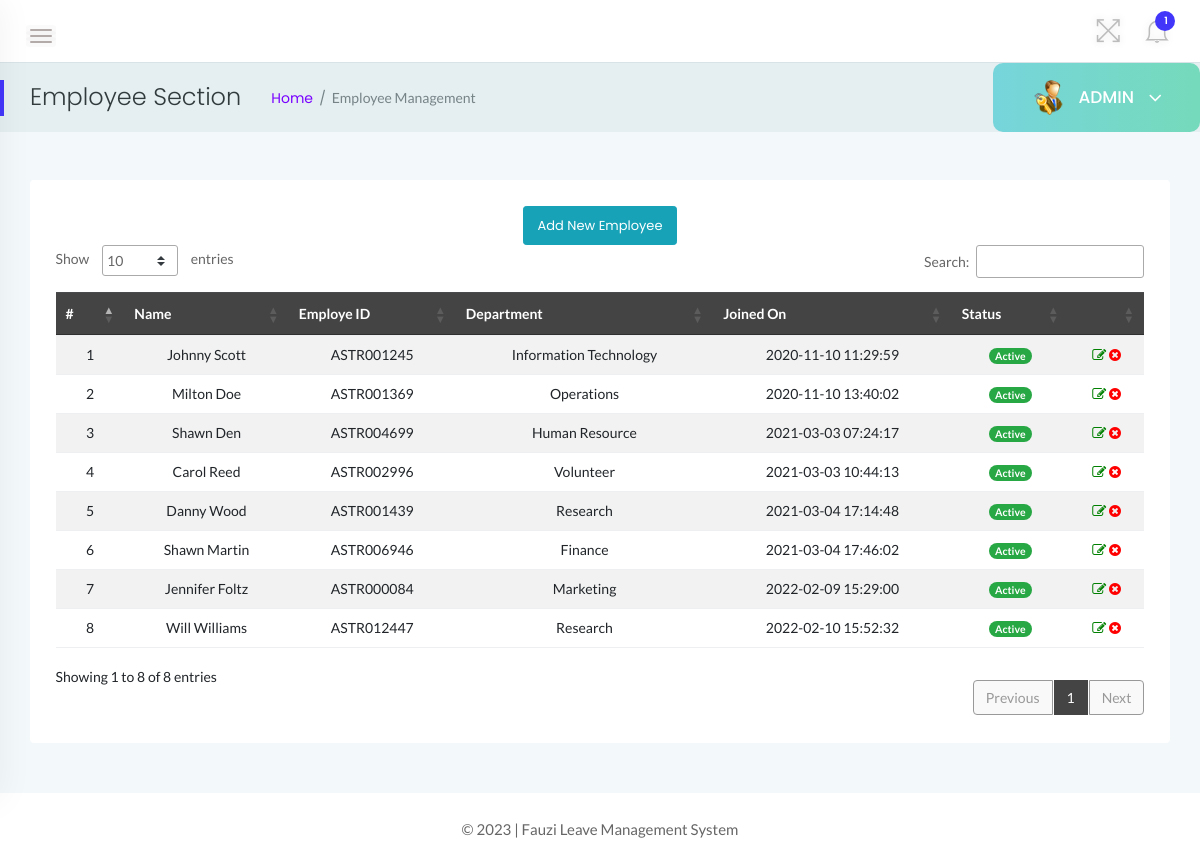
The app's page /admin/employees.php (signed in), older data.
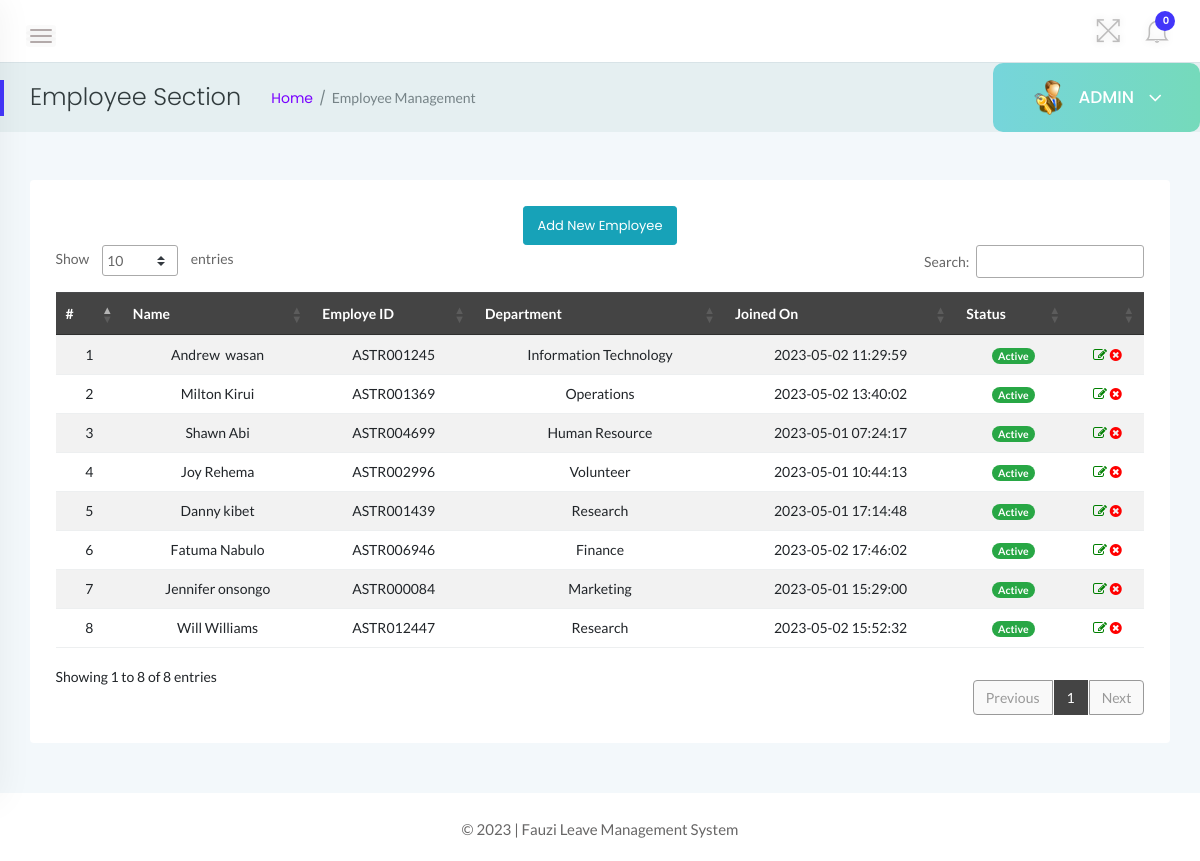
The same page, newer data.
### tables this page shows
CREATE TABLE `tblemployees` (
  `id` int(11) NOT NULL,
  `EmpId` varchar(100) NOT NULL,
  `FirstName` varchar(150) NOT NULL,
  `LastName` varchar(150) NOT NULL,
  `EmailId` varchar(200) NOT NULL,
  `Password` varchar(180) NOT NULL,
  `Gender` varchar(100) NOT NULL,
  `Dob` varchar(100) NOT NULL,
  `Department` varchar(255) NOT NULL,
  `Address` varchar(255) NOT NULL,
  `City` varchar(200) NOT NULL,
  `Country` varchar(150) NOT NULL,
  `Phonenumber` char(11) NOT NULL,
  `Status` int(1) NOT NULL,
  `RegDate` timestamp NOT NULL DEFAULT current_timestamp()
);

### admin/employees.php (the view, shortened to what this page needs)
<?php
    include('../includes/dbconn.php');
    if(strlen($_SESSION['alogin'])==0){
    header('location:index.php');
    } else {
 ?>
<!doctype html>
<html class="no-js" lang="en">
<head>
    <link rel="stylesheet" href="../assets/css/bootstrap.min.css">
    <link rel="stylesheet" href="../assets/css/font-awesome.min.css">
    <link rel="stylesheet" href="../assets/css/themify-icons.css">
    <link rel="stylesheet" href="../assets/css/metisMenu.css">
    <link rel="stylesheet" href="../assets/css/owl.carousel.min.css">
    <link rel="stylesheet" href="../assets/css/slicknav.min.css">
    <link rel="stylesheet" href="https://www.amcharts.com/lib/3/plugins/export/export.css" type="text/css" media="all" />
    <link rel="stylesheet" type="text/css" href="https://cdn.datatables.net/1.10.19/css/jquery.dataTables.css">
    <link rel="stylesheet" type="text/css" href="https://cdn.datatables.net/1.10.18/css/dataTables.bootstrap4.min.css">
    <link rel="stylesheet" type="text/css" href="https://cdn.datatables.net/responsive/2.2.3/css/responsive.bootstrap.min.css">
    <link rel="stylesheet" type="text/css" href="https://cdn.datatables.net/responsive/2.2.3/css/responsive.jqueryui.min.css">
    <link rel="stylesheet" href="../assets/css/typography.css">
    <link rel="stylesheet" href="../assets/css/default-css.css">
    <link rel="stylesheet" href="../assets/css/styles.css">
    <link rel="stylesheet" href="../assets/css/responsive.css">
</head>
<body>
    <div class="page-container">
        <div class="main-content">
            <div class="header-area">
                <div class="row align-items-center">
                    <div class="col-md-6 col-sm-8 clearfix">
                        <div class="nav-btn pull-left">
                            <span></span>
                            <span></span>
                            <span></span>
                        </div>
                    </div>
                    <div class="col-md-6 col-sm-4 clearfix">
                        <ul class="notification-area pull-right">
                            <li id="full-view"><i class="ti-fullscreen"></i></li>
                            <?php include '../includes/admin-notification.php'?>
                        </ul>
                    </div>
                </div>
            </div>
            <div class="page-title-area">
                <div class="row align-items-center">
                    <div class="col-sm-6">
                        <div class="breadcrumbs-area clearfix">
                            <h4 class="page-title pull-left">Employee Section</h4>
                            <ul class="breadcrumbs pull-left">
                                <li><a href="dashboard.php">Home</a></li>
                                <li><span>Employee Management</span></li>
                            </ul>
                        </div>
                    </div>
                    <div class="col-sm-6 clearfix">
                        <div class="user-profile pull-right">
                            <img class="avatar user-thumb" src="../assets/images/admin.png" alt="avatar">
                            <h4 class="user-name dropdown-toggle" data-toggle="dropdown">ADMIN <i class="fa fa-angle-down"></i></h4>
                        </div>
                    </div>
                </div>
            </div>
            <div class="main-content-inner">
                <div class="row">
                    <div class="col-12 mt-5">
                        <div class="card">
                            <div class="card-body">
                                <div class="data-tables datatable-dark">
                                <center><a href="add-employee.php" class="btn btn-sm btn-info">Add New Employee</a></center>
                                    <table id="dataTable3" class="table table-hover table-striped text-center">
                                        <thead class="text-capitalize">
                                            <tr>
                                                <th>#</th>
                                                <th>Name</th>
                                                <th>Employe ID</th>
                                                <th>Department</th>
                                                <th>Joined On</th>
                                                <th>Status</th>
                                                <th></th>
                                            </tr>
                                        </thead>
                                        <tbody>
                                    <?php
                                    $sql = "SELECT EmpId,FirstName,LastName,Department,Status,RegDate,id from  tblemployees";
                                    $query = $dbh -> prepare($sql);
                                    $query->execute();
                                    $results=$query->fetchAll(PDO::FETCH_OBJ);
                                    $cnt=1;
                                    if($query->rowCount() > 0)
                                    {
                                    foreach($results as $result)
                                    {               ?>
                                        <tr>
                                            <td> <?php echo htmlentities($cnt);?></td>
                                            <td><?php echo htmlentities($result->FirstName);?>&nbsp;<?php echo htmlentities($result->LastName);?></td>
                                            <td><?php echo htmlentities($result->EmpId);?></td>
                                            <td><?php echo htmlentities($result->Department);?></td>
                                             <td><?php echo htmlentities($result->RegDate);?></td>
                                             <td><?php $stats=$result->Status;
                                            if($stats){
                                             ?>
                                                 <span class="badge badge-pill badge-success">Active</span>
                                                 <?php } else { ?>
                                                 <span class="badge badge-pill badge-danger">Inactive</span>
                                                 <?php } ?>
                                             </td>
                                            <td><a href="update-employee.php?empid=<?php echo htmlentities($result->id);?>"><i class="fa fa-edit" style="color:green"></i></a>
                                        <?php if($result->Status==1)
                                        {?>
                                        <a href="employees.php?inid=<?php echo htmlentities($result->id);?>" onclick="return confirm('Are you sure you want to inactive this employee?');"" > <i class="fa fa-times-circle" style="color:red" title="Inactive"></i>
                                        <?php } else {?>
                                            <a href="employees.php?id=<?php echo htmlentities($result->id);?>" onclick="return confirm('Are you sure you want to active this employee?');""><i class="fa fa-check" style="color:green" title="Active"></i>
                                            <?php } ?> </td>
                                        </tr>
                                         <?php $cnt++;} }?>
                                    </tbody>
                                    </table>
                                </div>
                            </div>
                        </div>
                    </div>
                </div>
                </div>
            </div>
            <?php include '../includes/footer.php' ?>
        </div>
</body>
</html>
<?php } ?>

### includes/admin-notification.php (shortened to what this page needs)
<link rel="stylesheet" href="../assets/css/styles.css">
<?php
    include 'dbconn.php';
    $isread=0;
    $sql = "SELECT id from tblleaves where IsRead=:isread";
    $query = $dbh -> prepare($sql);
    $query->bindParam(':isread',$isread,PDO::PARAM_STR);
    $query->execute();
    $unreadcount=$query->rowCount();
?>
    <li class="dropdown">
        <i class="ti-bell dropdown-toggle" data-toggle="dropdown">
            <span><?php echo htmlentities($unreadcount);?></span>
            </i>
     </li>

### includes/footer.php
<footer>
        <div class="footer-area">
                <p>© <?php echo date("Y");?> | Fauzi Leave Management System</p>
        </div>
</footer>

Row changes from the older to the newer data that the page shows:
changed tblemployees "ASTR001245": FirstName "Johnny" → "Andrew"; LastName "Scott" → "wasan"; RegDate "2020-11-10 11:29:59" → "2023-05-02 11:29:59"
changed tblemployees "Milton": LastName "Doe" → "Kirui"; RegDate "2020-11-10 13:40:02" → "2023-05-02 13:40:02"
changed tblemployees "Shawn": LastName "Den" → "Abi"; RegDate "2021-03-03 07:24:17" → "2023-05-01 07:24:17"
changed tblemployees "ASTR002996": FirstName "Carol" → "Joy"; LastName "Reed" → "Rehema"; RegDate "2021-03-03 10:44:13" → "2023-05-01 10:44:13"
changed tblemployees "Danny": LastName "Wood" → "kibet"; RegDate "2021-03-04 17:14:48" → "2023-05-01 17:14:48"
changed tblemployees "ASTR006946": FirstName "Shawn" → "Fatuma"; LastName "Martin" → "Nabulo"; RegDate "2021-03-04 17:46:02" → "2023-05-02 17:46:02"
changed tblemployees "Jennifer": LastName "Foltz" → "onsongo"; RegDate "2022-02-09 15:29:00" → "2023-05-01 15:29:00"
changed tblemployees "Will": RegDate "2022-02-10 15:52:32" → "2023-05-02 15:52:32"
Text that changed along with them:
$unreadcount: "1" → "0"
